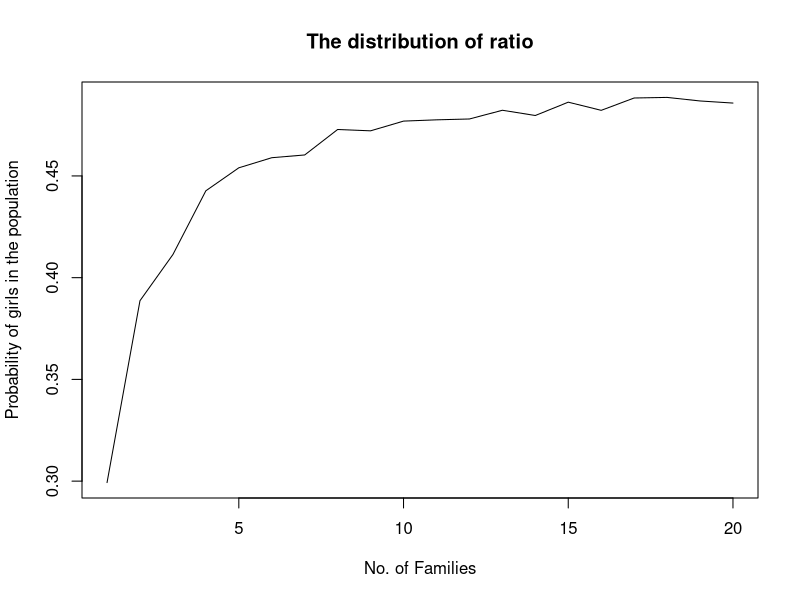

Write the R code that produced this figure.
library("dplyr")

getFemaleToMale <- function(){
  #Returns a list of number of female to number of male in a family.
  children = sample(c('Boy','Girl'),1)
  
  #As long as the child is a girl, continue having babies
  while (tail(children,1)=='Girl') {
    
    children=append(children, sample(c('Boy','Girl'),1))
  }
  d = c(as.numeric(sum(children %in% 'Girl')),1)
 
  return(d)
}

getDistribution<-function(){
  p <- c()
  maxFamily = 20
  cat(paste("Number of families to calculate:",maxFamily,"\n"))
  for (k in 1:maxFamily){
        ratioArr=NULL
        for(i in 1:2000){
          
          #declare empty data frame with 2 column.
          df=NULL
          df=data.frame(matrix(ncol = 2,nrow = 0))
          x <- c("Girls", "Boys")
          colnames(df) <- x
          
          #create distribution of k families
          for (j in 1:k){
            #for some reason rbind messes up the column name. This line adds the ratio for each family
            df[nrow(df)+1,] = getFemaleToMale()
          }
        
          #find the ratio
          numGirls = colSums(df)[1]
          total = colSums(df)[1] +colSums(df)[2] 
          ratio = as.numeric(numGirls / total)
          
          ratioArr = append(ratioArr,ratio)
        
        }
        cat(paste("Family no.",k,"completed\n"))
        p[k] = mean(ratioArr)
  }
  
  plot(1:maxFamily, p, type = "l", xlab = "No. of Families",
       ylab = "Probability of girls in the population",
       main = "The distribution of ratio")
}

getDistribution()

#Results
#Ratio converges to 0.5 as number of families increases

#Coding Lessons learnt: 
# 1. Dataframe cannot have variable rows 
# 2. Inserting vector into vector does not produce intended datastructure.
# 3. Need to declare empty matrix to initialize col name. 
# 4. rbind to empty dataframe will erase colname
